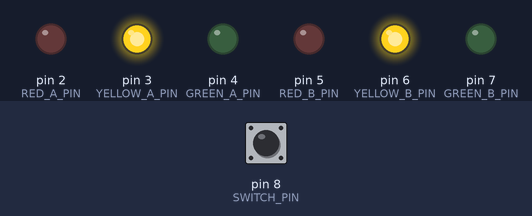
The sketch below on a simulated Arduino Uno, built with avr-gcc and run on an emulated ATmega328P. Shown: output pins drawn as LEDs (lit = HIGH). Dashed ring = blinking. The inputs (shaded band) are chosen by the test bench; at power-on: pin 8 (SWITCH_PIN) HIGH.

Above: at 2.2 s.
2.3 s: pin 8 (SWITCH_PIN) pulled LOW for 0.15 s
At 3.0 s:
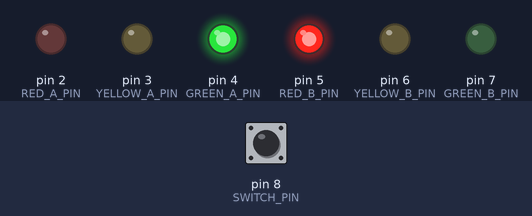
3.9 s: pin 8 (SWITCH_PIN) pulled LOW for 1 s
At 5.4 s:
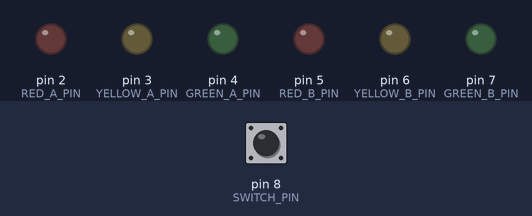
7.9 s: pin 8 (SWITCH_PIN) pulled LOW for 3.2 s
At 8.8 s:
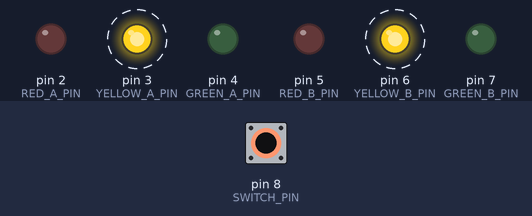
Timing chart, 0 to 23.6 s (numbered marks = the images above; inputs shaded):
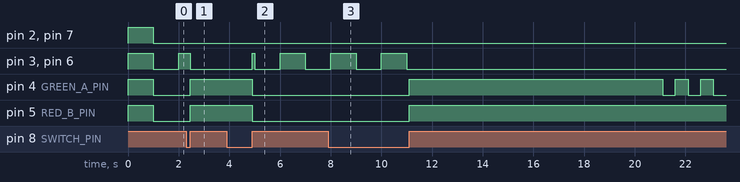

The sketch:

TrafficLightWithModeSwitch.ino
```cpp
// Two different pins for yellow are used to avoid overloading Arduino Mini digital output pins (they have limit of 40 mA each).

#define RED_A_PIN    2
#define YELLOW_A_PIN 3
#define GREEN_A_PIN  4
#define RED_B_PIN    5
#define YELLOW_B_PIN 6
#define GREEN_B_PIN  7
#define SWITCH_PIN   8

#define RED_A    32
#define YELLOW_A 16
#define GREEN_A   8
#define RED_B     4
#define YELLOW_B  2
#define GREEN_B   1

char turn = 'A'; // A or B
int yellowLengthMillis = 1500;
int turnLengthMillis = 13500 + yellowLengthMillis;
int blinkingGreenLengthMillis = 3500;
int turnStartedAt = 0;
bool operating = true; // true: red/green turns, false: blinking yellow
boolean lastButton = LOW;
boolean currentButton = LOW;

void setup() {
  pinMode(SWITCH_PIN,   INPUT_PULLUP);
  pinMode(RED_A_PIN,    OUTPUT);
  pinMode(RED_B_PIN,    OUTPUT);
  pinMode(YELLOW_A_PIN, OUTPUT);
  pinMode(YELLOW_B_PIN, OUTPUT);
  pinMode(GREEN_A_PIN,  OUTPUT);
  pinMode(GREEN_B_PIN,  OUTPUT);
  // Ligths test
  digitalWrite(RED_A_PIN,    HIGH);
  digitalWrite(RED_B_PIN,    HIGH);
  digitalWrite(YELLOW_A_PIN, HIGH);
  digitalWrite(YELLOW_B_PIN, HIGH);
  digitalWrite(GREEN_A_PIN,  HIGH);
  digitalWrite(GREEN_B_PIN,  HIGH);
  delay(1000);
  // Let's start!
  turnStartedAt = millis();
}

inline int millisLeft() {
  return turnLengthMillis - (millis() - turnStartedAt);
}

int stage() {
  int stg = 0;
  if (operating) {
    int left = millisLeft();
    if (left < yellowLengthMillis) {
      stg += YELLOW_A + YELLOW_B;
      stg += (turn == 'A') ? RED_B : RED_A;
    } else {
      stg += (turn == 'A') ? RED_B : RED_A;
      if (left > (yellowLengthMillis+blinkingGreenLengthMillis) || left%1000 < 500)
        stg += (turn == 'A') ? GREEN_A : GREEN_B;
    }
  } else {
    if(millis()%2000 < 1000) stg += YELLOW_A + YELLOW_B;
  }
  return stg;
}

// Dumb button debounce (don't want to place Schmitt trigger to the schema)
boolean debounce(boolean last)
{
  boolean current = digitalRead(SWITCH_PIN);
  if (last != current)
  {
    delay(5);
    current = digitalRead(SWITCH_PIN);
  }
  return current;
}

void loop() {
  int stg = stage();
  digitalWrite(RED_A_PIN,    (stg & RED_A)    ? HIGH : LOW);
  digitalWrite(RED_B_PIN,    (stg & RED_B)    ? HIGH : LOW);
  digitalWrite(GREEN_A_PIN,  (stg & GREEN_A)  ? HIGH : LOW);
  digitalWrite(GREEN_B_PIN,  (stg & GREEN_B)  ? HIGH : LOW);
  digitalWrite(YELLOW_A_PIN, (stg & YELLOW_A) ? HIGH : LOW);
  digitalWrite(YELLOW_B_PIN, (stg & YELLOW_B) ? HIGH : LOW);

  if (millisLeft() <= 0) {
    turn = (turn == 'A') ? 'B' : 'A';
    turnStartedAt = millis();
  }

  currentButton = debounce(lastButton);
  if (lastButton == LOW && currentButton == HIGH) {
    operating = !operating;
    turnStartedAt = millis();
  }
  lastButton = currentButton;
}
```

Measured:
- after the input at 2.3 s, pin 3 (YELLOW_A_PIN), pin 6 (YELLOW_B_PIN): HIGH → LOW after 0.16 s instead of 0.70 s; pin 4 (GREEN_A_PIN), pin 5 (RED_B_PIN): LOW → HIGH after 0.16 s
- after the input at 3.9 s, pin 3 (YELLOW_A_PIN), pin 6 (YELLOW_B_PIN): LOW → HIGH after 1.0 s, → LOW 0.10 s later, → HIGH 1.0 s later, → LOW 1.0 s later; pin 4 (GREEN_A_PIN), pin 5 (RED_B_PIN): HIGH → LOW after 1.0 s
- after the input at 7.9 s, pin 3 (YELLOW_A_PIN), pin 6 (YELLOW_B_PIN): goes on until 11.0 s, then stays LOW; pin 4 (GREEN_A_PIN): LOW → HIGH after 3.2 s, then repeats every 1.0 s: LOW 0.50 s, HIGH 0.50 s; pin 5 (RED_B_PIN): LOW → HIGH after 3.2 s
